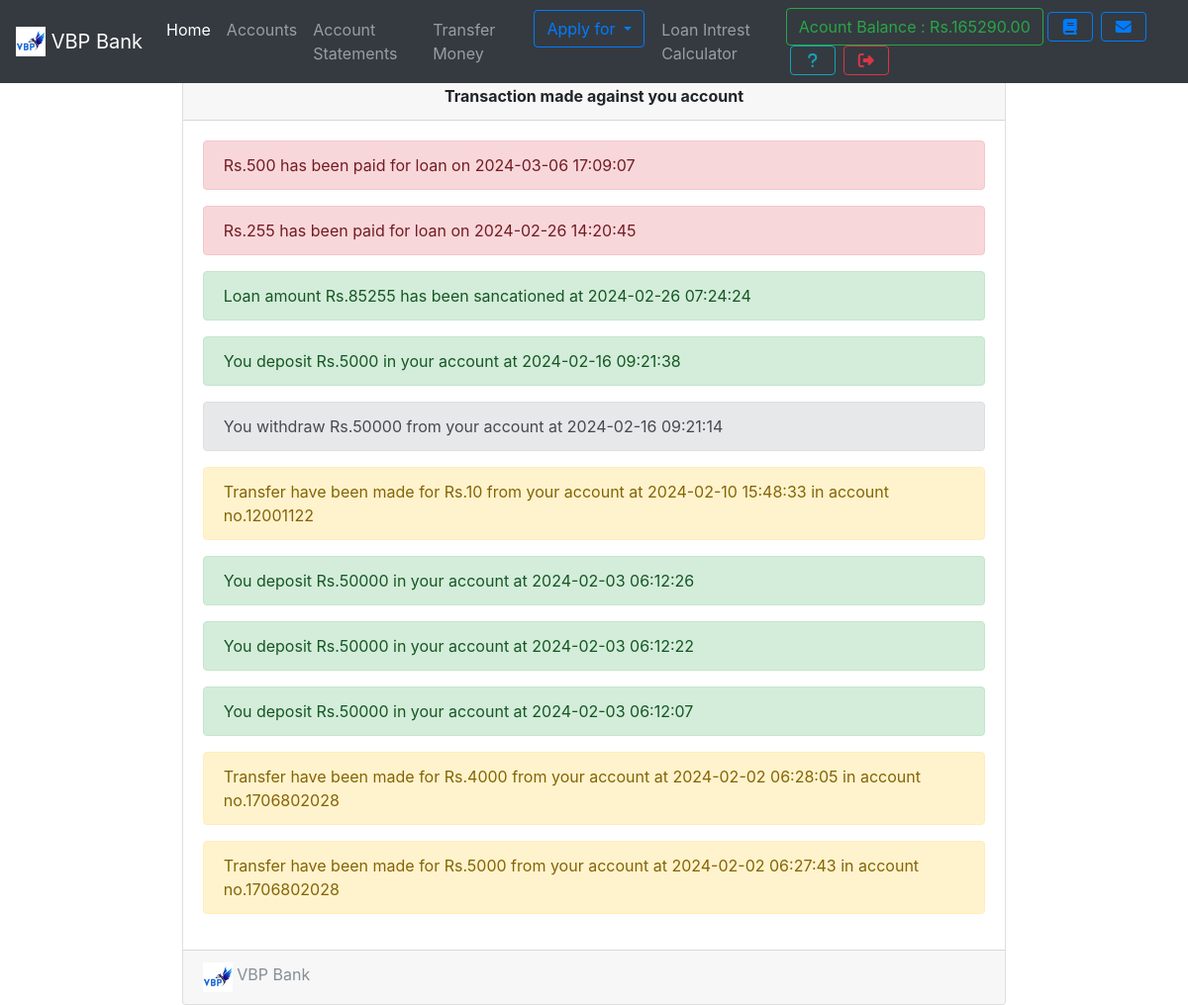
The page /statements.php (signed in) on the database its author committed.
### tables this page shows
CREATE TABLE `useraccounts` (
  `id` int(11) NOT NULL,
  `email` text NOT NULL,
  `password` text NOT NULL,
  `name` varchar(111) NOT NULL,
  `dob` date DEFAULT NULL,
  `accountNo` varchar(111) NOT NULL,
  `accountType` varchar(111) NOT NULL,
  `branch` int(11) NOT NULL,
  `balance` varchar(111) NOT NULL,
  `aadhar` varchar(111) NOT NULL,
  `number` bigint(20) NOT NULL,
  `address` varchar(111) NOT NULL,
  `source` varchar(111) NOT NULL,
  `loan` varchar(111) DEFAULT NULL,
  `loantype` varchar(50) DEFAULT NULL,
  `card` varchar(111) DEFAULT NULL,
  `date` timestamp NOT NULL DEFAULT current_timestamp()
);

CREATE TABLE `transaction` (
  `transactionId` int(11) NOT NULL,
  `action` varchar(111) NOT NULL,
  `credit` varchar(111) NOT NULL,
  `debit` varchar(111) NOT NULL,
  `balance` varchar(111) NOT NULL,
  `beneId` varchar(111) NOT NULL,
  `other` varchar(111) NOT NULL,
  `userId` int(11) NOT NULL,
  `date` timestamp NOT NULL DEFAULT current_timestamp()
);

### assets/fetch_userdata.php (called while the page is built, shortened)
<?php
require 'assets/autoloader.php';
require 'assets/function.php';
$userId = $_SESSION['userId'];
$stmt = $con->prepare("SELECT * FROM useraccounts WHERE id = ?");
$stmt->bind_param("s", $userId);
$stmt->execute();
$result = $stmt->get_result();
if ($result->num_rows === 1) {
    $userData = $result->fetch_assoc();
} else {
    echo "Error: User data not found.";
    exit;
}
?>

### statements.php (the view)
<?php include 'assets/fetch_userdata.php'; ?>
<!DOCTYPE html>
<html>
<head> </head>
<body style="background: url(images/bg.png); background-size: 100%">
  <?php include 'tabbar.php'; ?>
  <div class="container">
    <div class="card  w-75 mx-auto">
      <div class="card-header text-center">
        <b> Transaction made against you account </b>
      </div>
      <div class="card-body">
        <?php
          $array = $con->query("select * from transaction where userId = '$userData[id]' order by date desc");
          if ($array ->num_rows > 0)
          {
            while ($row = $array->fetch_assoc())
            {
                if ($row['action'] == 'withdraw')
                {
                  echo "<div class='alert alert-secondary'>You withdraw Rs.$row[debit] from your account at $row[date]</div>";
                }
                if ($row['action'] == 'deposit')
                {
                  echo "<div class='alert alert-success'>You deposit Rs.$row[credit] in your account at $row[date]</div>";
                }
                if ($row['action'] == 'loan')
                {
                  echo "<div class='alert alert-success'>Loan amount Rs.$row[credit] has been sancationed at $row[date]</div>";
                }
                if ($row['action'] == 'payloan')
                {
                  echo "<div class='alert alert-danger'> Rs.$row[credit] has been paid for loan on $row[date]</div>";
                }
                if ($row['action'] == 'transfer')
                {
                  echo "<div class='alert alert-warning'>Transfer have been made for  Rs.$row[debit] from your account at $row[date] in  account no.$row[other]</div>";
                }
            }
          }
        ?>
      </div>
      <div class="card-footer text-muted">
          <?php include 'logo_with_name.php'; ?>
      </div>
    </div>
  </div>
</body>
</html>

### assets/autoloader.php (shortened to what this page needs)
<link rel="stylesheet" type="text/css" href="css/bootstrap.min.css">
<link rel="stylesheet" type="text/css" href="css/custom.css">
<link rel="stylesheet" type="text/css" href="font-awesome/css/font-awesome.min.css">

### tabbar.php (shortened to what this page needs)
<nav class="navbar navbar-expand-lg navbar-dark bg-dark fixed-top">
 <a class="navbar-brand" href="#">
 <?php include 'logo_with_name.php'; ?>
  </a>
  <div class="collapse navbar-collapse" id="navbarSupportedContent">
    <ul class="navbar-nav mr-auto">
      <li class="nav-item ">
        <a class="nav-link active" href="index.php">Home <span class="sr-only">(current)</span></a>
      </li>
      <li class="nav-item ">  <a class="nav-link" href="accounts.php">Accounts</a></li>
      <li class="nav-item ">  <a class="nav-link" href="statements.php">Account Statements</a></li>
      <li class="nav-item ">  <a class="nav-link" href="transfer.php">Transfer Money</a></li>
      <li class="nav-item ">
        <div class="dropdown">
          <button type="button" class="btn btn-outline-primary dropdown-toggle" data-toggle="dropdown">
          Apply for
          </button>
        </div>
       </li>&nbsp;&nbsp;
        <li class="nav-item ">  <a class="nav-link" href="intrest_cal.php">Loan Intrest Calculator</a></li>
    </ul>
    <form class="form-inline my-2 my-lg-0">
        <a href="accounts.php" class="btn btn-outline-success" data-toggle="tooltip" title="Your current Account Balance">Acount Balance : Rs.<?php echo $userData['balance']; ?></a>
        <a href="statements.php" data-toggle="tooltip" title="Account Summary" class="btn btn-outline-primary mx-1" ><i class="fa fa-book fa-fw"></i></a>
        <a href="notice.php" data-toggle="tooltip" title="View Notice" class="btn btn-outline-primary mx-1" ><i class="fa fa-envelope fa-fw"></i></a>
        <a href="feedback.php" data-toggle="tooltip" title="Help?" class="btn btn-outline-info mx-1" ><i class="fa fa-question fa-fw"></i></a>
        <a href="logout.php" data-toggle="tooltip" title="Logout" class="btn btn-outline-danger mx-1" ><i class="fa fa-sign-out fa-fw"></i></a>
</form>
  </div>
</nav><br><br><br>

### logo_with_name.php
<img src="images/VBP.png" width="30" height="30" class="d-inline-block align-top" alt="">
    <?php echo bankName; ?>

### rows shown on the page
useraccounts: balance "165290.00"
transaction: credit "500", date "2024-03-06 17:09:07"
transaction: credit "255", date "2024-02-26 14:20:45"
transaction: credit "85255", date "2024-02-26 07:24:24"
transaction: credit "5000", date "2024-02-16 09:21:38"
transaction: debit "50000", date "2024-02-16 09:21:14"
transaction: debit "10", date "2024-02-10 15:48:33", other "12001122"
transaction: credit "50000", date "2024-02-03 06:12:26"
transaction: credit "50000", date "2024-02-03 06:12:22"
transaction: credit "50000", date "2024-02-03 06:12:07"
transaction: debit "4000", date "2024-02-02 06:28:05", other "1706802028"
transaction: debit "5000", date "2024-02-02 06:27:43", other "1706802028"

### other values the page prints
bankName "VBP Bank VBP Bank"
